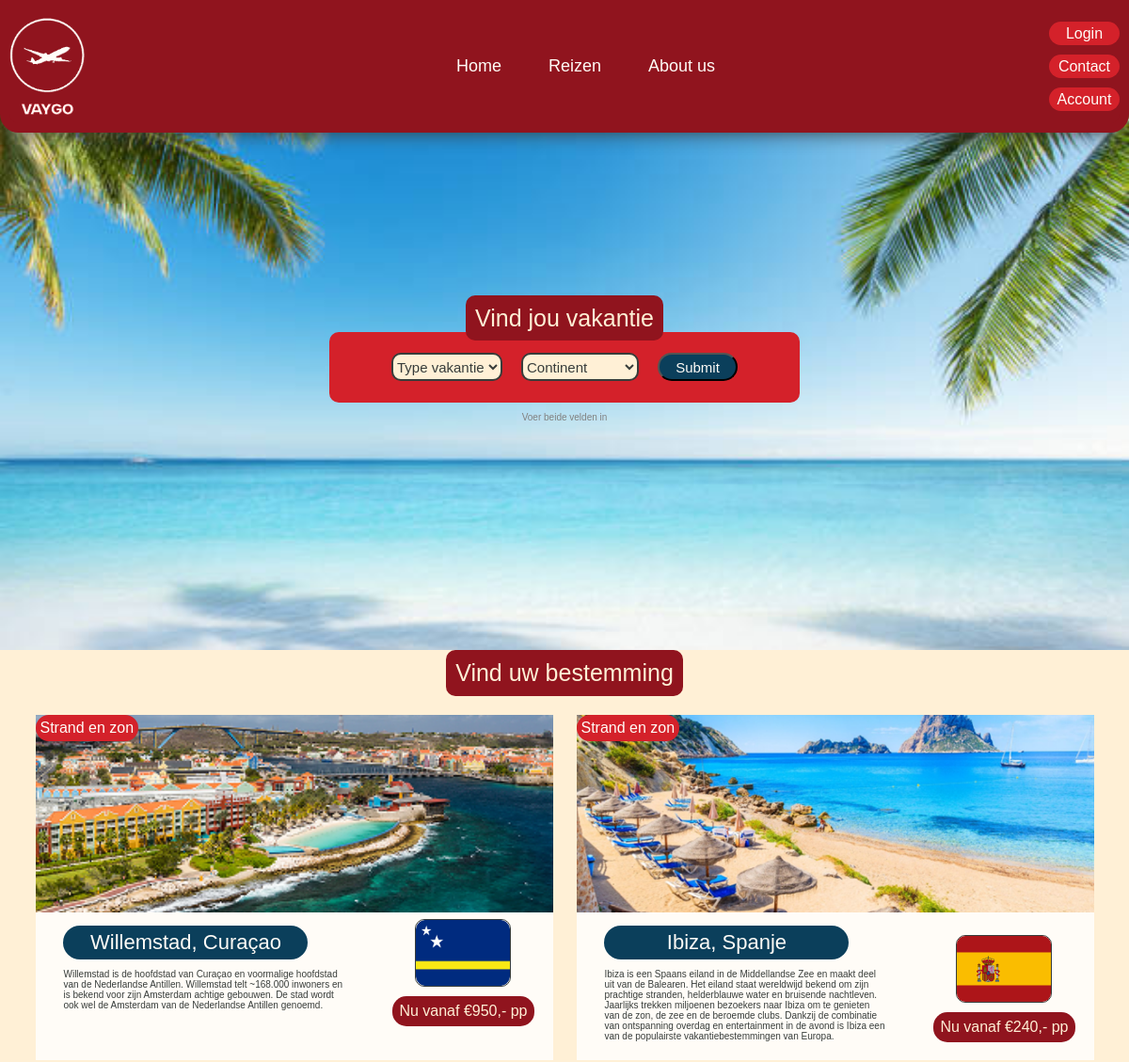
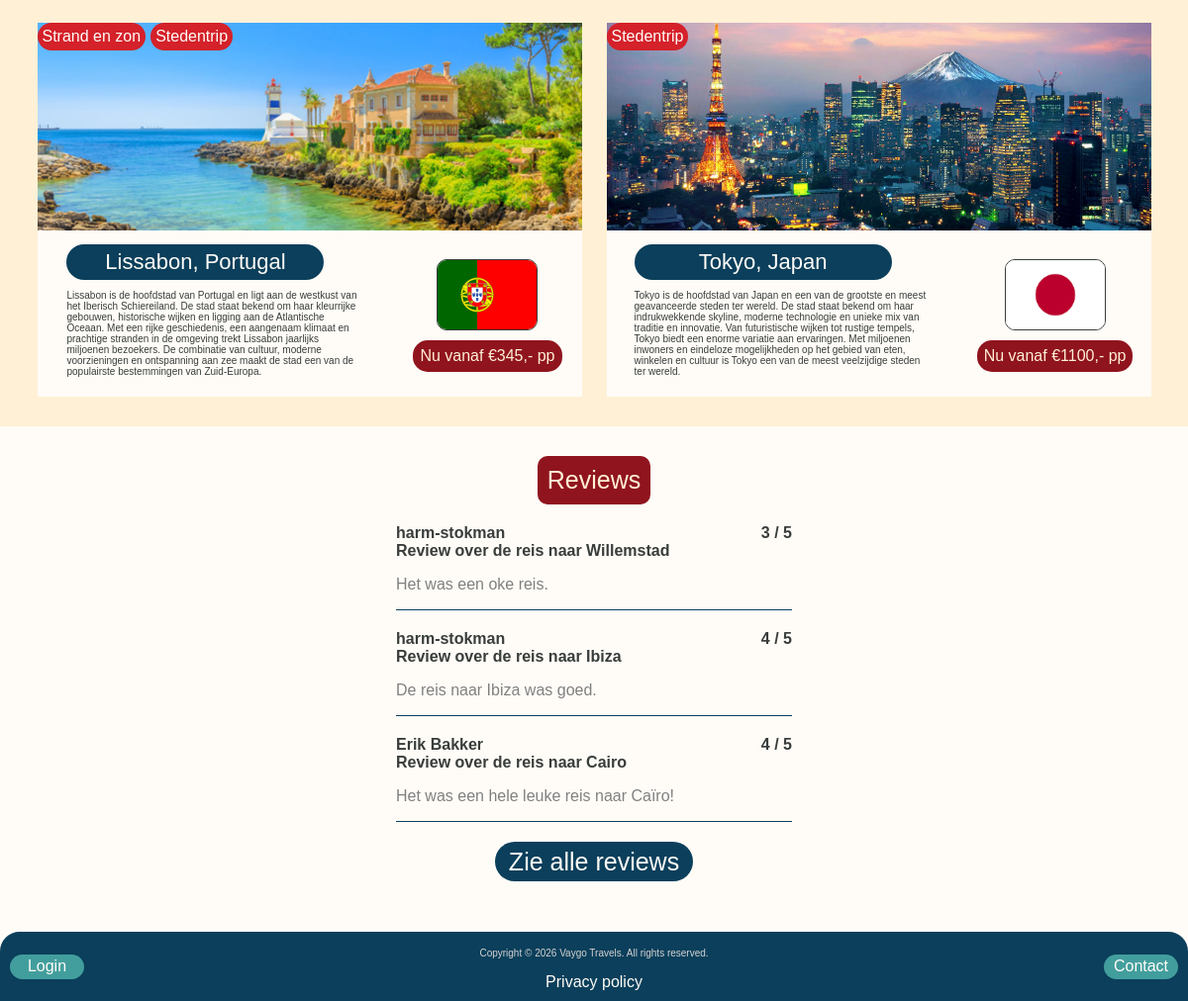
The page / on the database its author committed (2 pictures, top to bottom).
### tables this page shows
CREATE TABLE `Reizen` (
  `Reis_id` int NOT NULL,
  `Bestemming` varchar(50) NOT NULL,
  `Land` varchar(50) NOT NULL,
  `korte_beschrijving` varchar(750) NOT NULL,
  `Prijs` int NOT NULL,
  `Vlag` varchar(100) NOT NULL,
  `Continent` varchar(50) NOT NULL,
  `Strand_en_zon` tinyint(1) NOT NULL,
  `Stedentrip` tinyint(1) NOT NULL,
  `Wintersport` tinyint(1) NOT NULL,
  `Natuur` tinyint(1) NOT NULL,
  `Cultuur` tinyint(1) NOT NULL,
  `Welkom_bericht` varchar(1000) NOT NULL,
  `Historie` varchar(1000) NOT NULL,
  `Wat_te_doen` varchar(1000) NOT NULL,
  `kaart_afbeelding` varchar(100) NOT NULL
);

CREATE TABLE `recensies` (
  `Recensie_id` int NOT NULL,
  `User_id` int NOT NULL,
  `Reis_id` int NOT NULL,
  `Bericht` varchar(250) NOT NULL,
  `Beoordeling` int NOT NULL
);

CREATE TABLE `Gebruikers` (
  `User_id` int NOT NULL,
  `Gebruikersnaam` varchar(50) NOT NULL,
  `Emailadres` varchar(50) NOT NULL,
  `Wachtwoord` varchar(50) NOT NULL
);

### index.php (the view, shortened to what this page needs)
<?php
include_once 'includes/pdo.php';
?>
<!DOCTYPE html>
<html lang="en">
<head>
    <link rel="stylesheet" href="css/style.css">
</head>
<body>
    <header>
        <img src="img/logo-vaygo.png" alt="logo Vaygo">
        <?php
        include_once 'includes/header.php';
        ?>
    </header>
    <main>
        <div class="index-header">
            <div class="all-index-header">
                <span class="title-block">Vind jou vakantie</span>
                <div class="find-vacations">
                    <form class="searchbar" method="get" name="filterbar" action="reizen.php">
                        <select class="dropdown-selection" name="typevacation">
                            <option value="">Type vakantie</option>
                        </select>
                        <select class="dropdown-selection" name="continent">
                            <option value="">Continent</option>
                        </select>
                        <div class="searchbar">
                            <input class="search-button" type="submit" name="filterbutton">
                        </div>
                    </form>
                </div>
                <p>Voer beide velden in</p>
            </div>
        </div>
        <div class="destinations-index">
            <span class="title-block">Vind uw bestemming</span>
            <div class="destinations-flex">
                <?php
                $sql = "SELECT * FROM Reizen LIMIT 4";
                $statement = $pdo->prepare($sql);
                $statement->execute();
                $reizen = $statement->fetchAll();
                foreach ($reizen as $reis) { ?>
                    <div class="one-destination">
                        <div class="image-label">
                            <div class="label-box">
                                <?php
                                if ($reis['Strand_en_zon'] == 1) {
                                    echo "<div class='index-label'>Strand en zon</div>";
                                }
                                if ($reis['Stedentrip'] == 1) {
                                    echo "<div class='index-label'>Stedentrip</div>";
                                }
                                ?>
                            </div>
                            <?php echo "<img src='img/" . $reis['kaart_afbeelding'] . "' alt='Bestemming image'>" ?>
                        </div>
                        <div class="info-bestemming">
                            <div class="text-info-bestemming">
                                <div class="titel-bestemming"><?php echo $reis['Bestemming'] ?>, <?php echo $reis['Land'] ?>
                                </div>
                                <p><?php echo $reis['korte_beschrijving'] ?></p>
                            </div>
                            <div class="vlag-prijs">
                                <img src="img/<?php echo $reis['Vlag'] ?>" alt="vlag image">
                                <a href="reisinfo.php? id=<?php echo $reis['Reis_id'] ?>">Nu vanaf €<?php echo $reis['Prijs'] ?>,- pp</a>
                            </div>
                        </div>
                    </div>
                <?php } ?>
            </div>
        </div>
        <div class="reviews-index">
            <span class="title-block">Reviews</span>
            <?php
            $sqlrecensie = "SELECT Gebruikers.Gebruikersnaam, Reizen.Bestemming, recensies.Bericht, recensies.Beoordeling
            FROM recensies
            JOIN Gebruikers ON recensies.`User_id` = Gebruikers.`User_id`
            JOIN Reizen ON recensies.`Reis_id` = Reizen.`Reis_id`
            LIMIT 3";
            $reviewstatement = $pdo->prepare($sqlrecensie);
            $reviewstatement->execute();
            $reviews = $reviewstatement->fetchAll();
            foreach ($reviews as $review) { ?>
                <div class="one-review">
                    <div class="review-header">
                        <div class="review-info">
                            <span><?php echo $review['Gebruikersnaam'] ?> </span>
                            <span>Review over de reis naar <?php echo $review['Bestemming']; ?></span>
                        </div>
                        <span><?php echo $review['Beoordeling'] ?> / 5</span>
                    </div>
                    <p><?php echo $review['Bericht'] ?></p>
                </div>
            <?php } ?>
            <a href="allreviews.php"><button class="action-button">Zie alle reviews</button></a>
        </div>
    </main>
    <footer>
        <?php
        include_once 'includes/footer.php';
        ?>
    </footer>
</body>
</html>

### includes/header.php
<div class="header-links">
    <nav>
        <ul>
            <li><a href="index.php">Home</a></li>
            <li><a href="reizen.php">Reizen</a></li>
            <li><a href="aboutus.php">About us</a></li>
        </ul>
    </nav>
</div>
<div class="buttons">
    <?php
    if (isset($_SESSION['logged_in']) && $_SESSION['logged_in'] = true) {
        echo "<a href='logout.php'> Uitloggen </a>";
    } else {
       echo "<a href='inlog.php'>Login</a>";;
    }
    ?>
    <a href="contact.php">Contact</a>
    <?php
    if (isset($_SESSION['logged_in']) && $_SESSION['username'] == "Admin") {
        echo "<a href='admin.php'> Admin </a>";
    } else {
         echo "<a href='account.php'> Account </a>";
    }
    ?>
</div>

### includes/footer.php
<div class="footer">
    <div class="button">
        <a href="inlog.php">Login</a>
    </div>
    <div class="copyright">
        <p>Copyright &copy; 2026 Vaygo Travels. All rights reserved.</p>
        <div class="search-button"><a href="privacypolicy.php">Privacy policy</a></div>
    </div>
    <div class="button">
        <a href="contact.php">Contact</a>
    </div>
</div>

### rows shown on the page
reizen: Strand_en_zon "Strand en zon", kaart_afbeelding (picture), Bestemming "Willemstad", Land "Curaçao", korte_beschrijving "Willemstad is de hoofdstad van Curaçao en voormalige hoofdstad van de Nederlandse Antillen. Willemstad telt ~168.000 inwoners en is bekend voor zijn Amsterdam achtige gebouwen. De stad wordt ook wel de Amsterdam van de Nederlandse Antillen genoemd.", Vlag (picture), Prijs "950"
reizen: Strand_en_zon "Strand en zon", kaart_afbeelding (picture), Bestemming "Ibiza", Land "Spanje", korte_beschrijving "Ibiza is een Spaans eiland in de Middellandse Zee en maakt deel uit van de Balearen. Het eiland staat wereldwijd bekend om zijn prachtige stranden, helderblauwe water en bruisende nachtleven. Jaarlijks trekken miljoenen bezoekers naar Ibiza om te genieten van de zon, de zee en de beroemde clubs. Dankzij de combinatie van ontspanning overdag en entertainment in de avond is Ibiza een van de populairste vakantiebestemmingen van Europa.", Vlag (picture), Prijs "240"
reizen: Strand_en_zon "Strand en zon", Stedentrip "Stedentrip", kaart_afbeelding (picture), Bestemming "Lissabon", Land "Portugal", korte_beschrijving "Lissabon is de hoofdstad van Portugal en ligt aan de westkust van het Iberisch Schiereiland. De stad staat bekend om haar kleurrijke gebouwen, historische wijken en ligging aan de Atlantische Oceaan. Met een rijke geschiedenis, een aangenaam klimaat en prachtige stranden in de omgeving trekt Lissabon jaarlijks miljoenen bezoekers. De combinatie van cultuur, moderne voorzieningen en ontspanning aan zee maakt de stad een van de populairste bestemmingen van Zuid-Europa.", Vlag (picture), Prijs "345"
reizen: Stedentrip "Stedentrip", kaart_afbeelding (picture), Bestemming "Tokyo", Land "Japan", korte_beschrijving "Tokyo is de hoofdstad van Japan en een van de grootste en meest geavanceerde steden ter wereld. De stad staat bekend om haar indrukwekkende skyline, moderne technologie en unieke mix van traditie en innovatie. Van futuristische wijken tot rustige tempels, Tokyo biedt een enorme variatie aan ervaringen. Met miljoenen inwoners en eindeloze mogelijkheden op het gebied van eten, winkelen en cultuur is Tokyo een van de meest veelzijdige steden ter wereld.", Vlag (picture), Prijs "1100"
recensies: User.Gebruikersnaam "harm-stokman", Reis.Bestemming "Willemstad", Beoordeling "3", Bericht "Het was een oke reis."
recensies: User.Gebruikersnaam "harm-stokman", Reis.Bestemming "Ibiza", Beoordeling "4", Bericht "De reis naar Ibiza was goed."
recensies: User.Gebruikersnaam "Erik Bakker", Reis.Bestemming "Cairo", Beoordeling "4", Bericht "Het was een hele leuke reis naar Caïro!"
